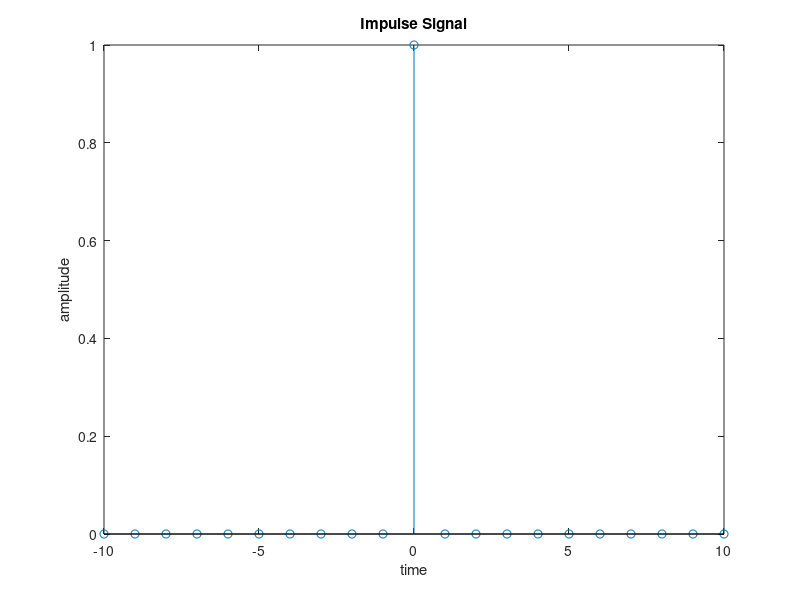

This figure's MATLAB source:
% Generation and plotting of Impulse
t = -10 : 1 : 10;
i = [zeros(1,10),ones(1,1),zeros(1,10)];
plot(i);
stem(i);
stem(t,i);
xlabel('time');
ylabel('amplitude');
title('Impulse Signal')
